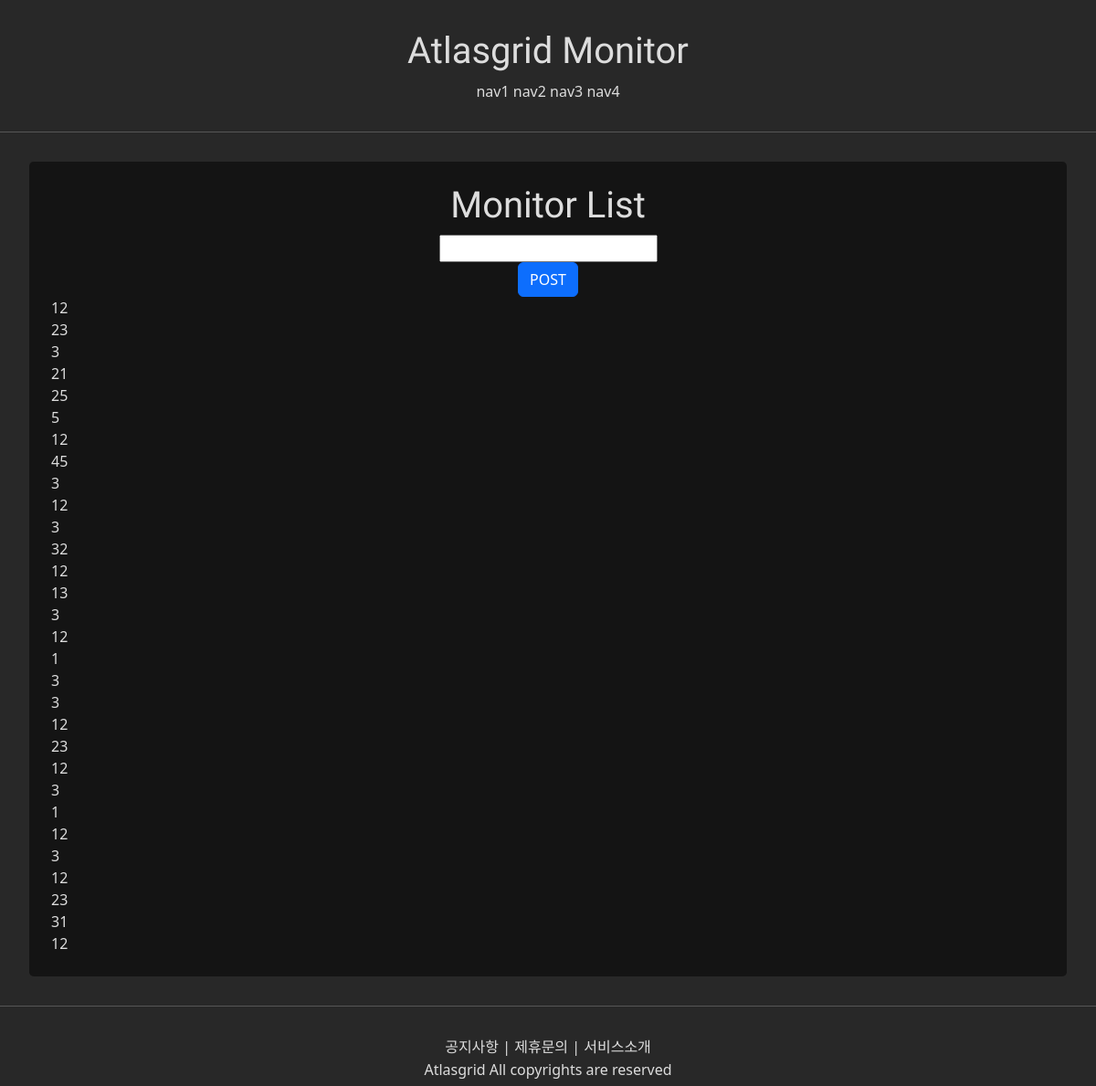
/atlasgrid/, run on the app's committed database.
### atlasgrid/models.py (models this page shows)
class HelloWorld(models.Model):
    text = models.CharField(max_length=255, null=False)

### atlasgrid/views.py (the view, shortened to what this page needs)
# urls.py: path('', view),
def view(request):
    userlist = account.objects.all()
    context = {'userlist': userlist}
    content_type = request.META.get('CONTENT_TYPE') # CONTENT_TYPE 대문자로 써야함.
    if request.method == 'POST':
        monitor_input_text = request.POST.get('monitor_input')
        if monitor_input_text:
            new_hello_world = HelloWorld(text=monitor_input_text)
            new_hello_world.save()
        hello_world_list = HelloWorld.objects.all().order_by('-id')[:30]
        data = serializers.serialize('json', hello_world_list)
        return JsonResponse({'success': True, 'data': data})
    elif request.method == 'GET':
        requested_data = request.GET.get('what', default='def')
        if( requested_data == 'gridinfo'):
            print("GET.gridinfo 호출")
            try:
                with open('griddata.json', 'r') as file:
                    grid_data = json.load(file)
            except (FileNotFoundError, json.JSONDecodeError) as e:
                print(f"파일을 읽는 중 오류 발생: {e}")
                grid_data = []  # 오류 발생 시 빈 리스트 또는 기본값 할당
            context = {
                'grid_data': grid_data,
            }
            return JsonResponse({'success': True, 'data': context})
        else:
            print("GET.def 호출")
            hello_world_list = HelloWorld.objects.all().order_by('-id')[:30]
            context = {
                'monitor_output': hello_world_list
            }
            return render(request, 'atlasgrid/monitor.html', context)

### atlasgrid/templates/atlasgrid/monitor.html (shortened to what this page needs)
{%extends 'base.html'%}
{% block content %}
<div class="atlasgrid_monitor">
    <h1 style="font-family: 'Protest Strike', sans-serif;">
        Monitor List
    </h1>
    <form id="monitorForm" action="/atlasgrid/monitor/" method="post">
        <div>
            <input id="monitorInput" type="text" name="monitor_input" maxlength="200" />
        </div>
        <input type="submit" class="btn btn-primary" value="POST">
    </form>
    <div class="monitor_output_container" style="text-align:left">
        {% if monitor_output %}
            {% for item in monitor_output %}
                {{item.text}} <br>
            {% endfor %}
        {% endif %}
    </div>
</div>
{% endblock %}

### templates/base.html (shortened to what this page needs)
<!DOCTYPE html>
<html lang="en" class='atlasgrid_html'>
    {%include 'head.html'%}
    <body class='atlasgrid_body'>
        {%include 'header.html'%}
        <hr>
        {%block content %}
        {%endblock%}
        <hr>
        {%include 'footer.html'%}
    </body>
</html>

### templates/head.html (shortened to what this page needs)
{% load static %}
<head>
<link href="https://cdn.jsdelivr.net/npm/bootstrap@5.3.2/dist/css/bootstrap.min.css" rel="stylesheet">
<link rel="stylesheet" type="text/css" href="{%static 'base.css'%}">
</head>

### templates/header.html
<div class='atlasgrid_header'>
    <div>
        <h1 class="atlasgrid_header_title"> Atlasgrid Monitor </h1>
    </div>
    <div>
        <span>nav1</span>
        <span>nav2</span>
        <span>nav3</span>
        <span>nav4</span>
    </div>
</div>

### templates/footer.html
<div class='atlasgrid_footer'>
    <div class='atlasgrid_footer_buttons'>
        <span> 공지사항 </span> |
        <span> 제휴문의 </span> |
        <span> 서비스소개 </span>
    </div>
    <div>
        <h6 style="margin-top:0.25rem">Atlasgrid All copyrights are reserved</h6>
    </div>
</div>

### static/base.css (style rules this page uses)
.atlasgrid_html { background-color: rgb(40, 40, 40); }
.atlasgrid_header { background-color: rgb(40, 40, 40); color: #ddd; text-align:center; margin:2rem 0; }
.atlasgrid_header_title { font-family: 'Sixtyfour', sans-serif; }
.atlasgrid_body { background-color: rgb(40, 40, 40); color:#ddd; }
.atlasgrid_monitor { background-color: rgb(20, 20, 20); color: #ddd; border-radius: 0.3rem; padding: 1.5rem; margin: 2rem; display:flex; flex-direction: column; text-align: center; }
.atlasgrid_footer { background-color: rgb(40, 40, 40); color: #ddd; text-align:center; margin-top:2rem; }
.atlasgrid_footer_buttons { font-size: 1rem; }

### data on the page
HelloWorld: text "12"
HelloWorld: text "23"
HelloWorld: text "3"
HelloWorld: text "21"
HelloWorld: text "25"
HelloWorld: text "5"
HelloWorld: text "12"
HelloWorld: text "45"
HelloWorld: text "3"
HelloWorld: text "12"
HelloWorld: text "3"
HelloWorld: text "32"
HelloWorld: text "12"
HelloWorld: text "13"
HelloWorld: text "3"
HelloWorld: text "12"
HelloWorld: text "1"
HelloWorld: text "3"
HelloWorld: text "3"
HelloWorld: text "12"
HelloWorld: text "23"
HelloWorld: text "12"
HelloWorld: text "3"
HelloWorld: text "1"
HelloWorld: text "12"
HelloWorld: text "3"
HelloWorld: text "12"
HelloWorld: text "23"
HelloWorld: text "31"
HelloWorld: text "12"
